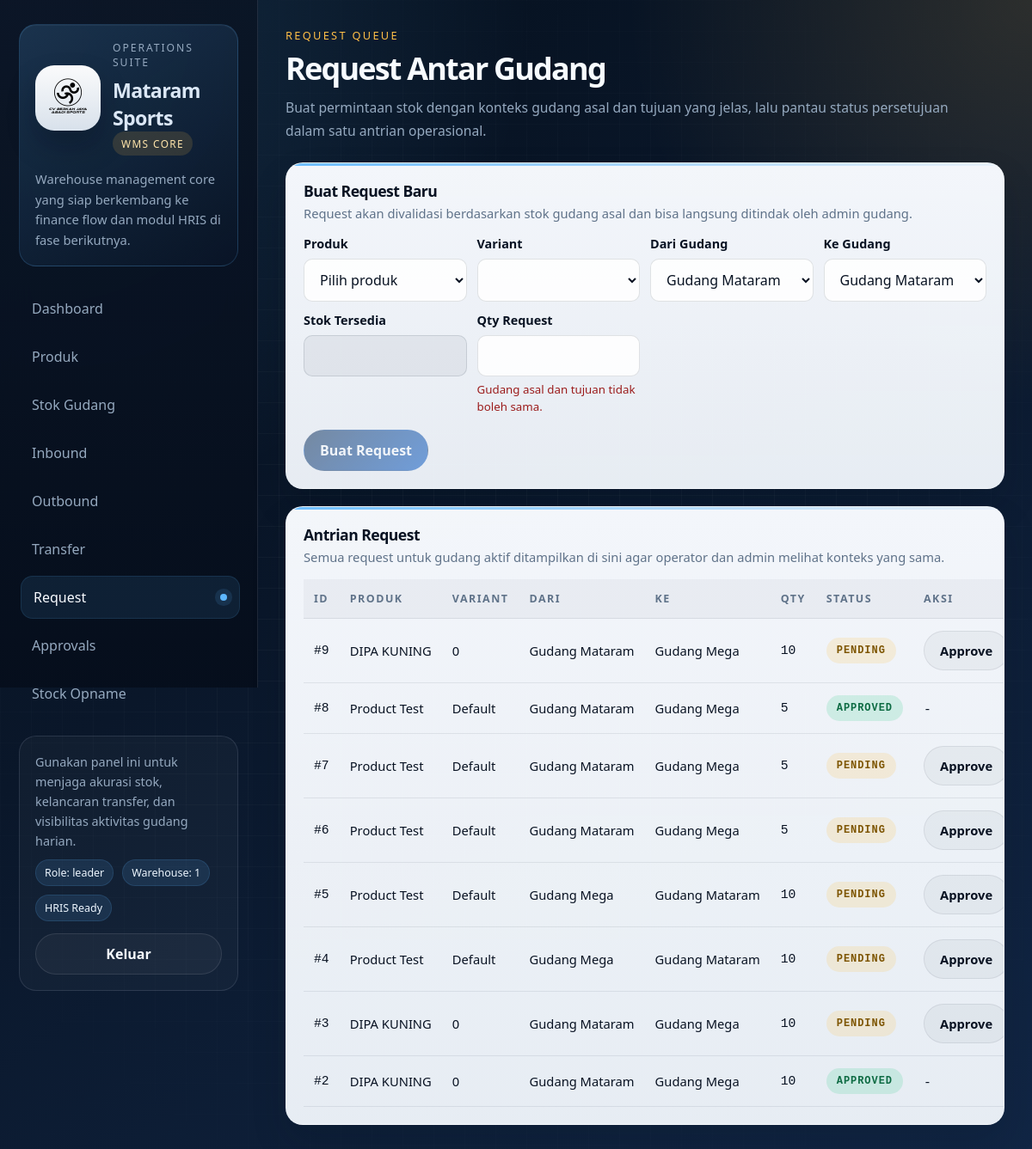
Before: /request/ (signed in) with the older database file.
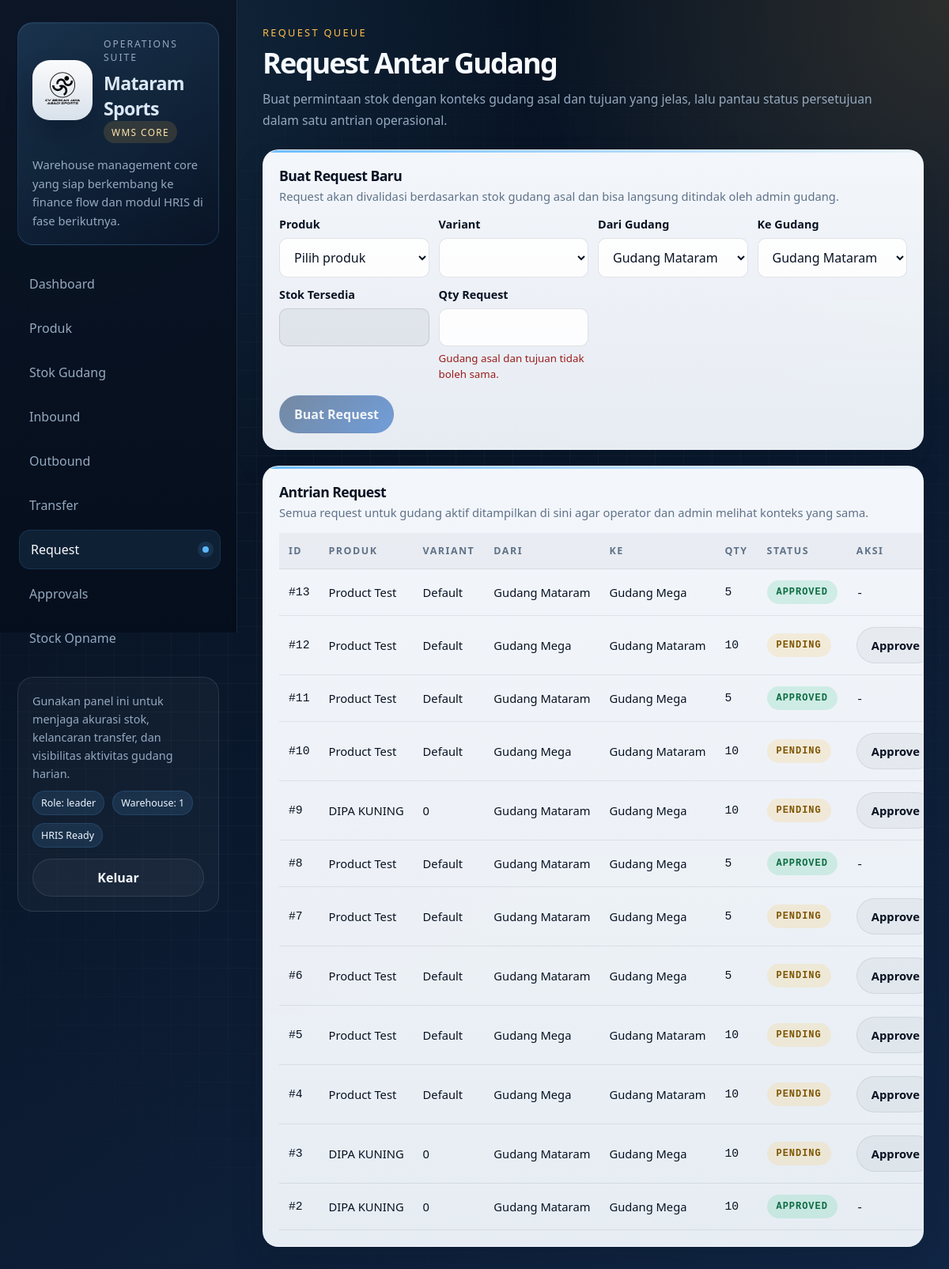
After: the same page with the newer database file.
### tables this page shows
CREATE TABLE requests(
    id INTEGER PRIMARY KEY AUTOINCREMENT,
    product_id INTEGER,
    variant_id INTEGER,
    from_warehouse INTEGER,
    to_warehouse INTEGER,
    qty INTEGER,

    status TEXT DEFAULT 'pending',
    reason TEXT,

    created_at TIMESTAMP DEFAULT CURRENT_TIMESTAMP,
    approved_at TIMESTAMP,
    approved_by INTEGER
, requested_by INTEGER);

CREATE TABLE products(
    id INTEGER PRIMARY KEY AUTOINCREMENT,
    sku TEXT UNIQUE,
    name TEXT,
    category_id INTEGER,
    FOREIGN KEY(category_id) REFERENCES categories(id)
);

CREATE TABLE product_variants(
    id INTEGER PRIMARY KEY AUTOINCREMENT,
    product_id INTEGER,
    variant TEXT, price_retail REAL DEFAULT 0, price_discount REAL DEFAULT 0, price_nett REAL DEFAULT 0,
    UNIQUE(product_id, variant),
    FOREIGN KEY(product_id) REFERENCES products(id) ON DELETE CASCADE
);

CREATE TABLE warehouses(
    id INTEGER PRIMARY KEY AUTOINCREMENT,
    name TEXT UNIQUE
);

### routes/request.py (the view, shortened to what this page needs)
@request_bp.route("/", methods=["GET", "POST"])
def request_barang():
    db = get_db()
    products = db.execute("""
        SELECT id, sku, name
        FROM products
        ORDER BY name
    """).fetchall()
    warehouses = db.execute("""
        SELECT * FROM warehouses ORDER BY name
    """).fetchall()
    warehouse_id = session.get("warehouse_id")
    if warehouse_id:
        rows = db.execute("""
        SELECT
            r.*,
            p.name as product_name,
            v.variant,
            w1.name as from_name,
            w2.name as to_name
        FROM requests r
        JOIN products p ON r.product_id = p.id
        JOIN product_variants v ON r.variant_id = v.id
        JOIN warehouses w1 ON r.from_warehouse = w1.id
        JOIN warehouses w2 ON r.to_warehouse = w2.id
        WHERE (r.from_warehouse=? OR r.to_warehouse=?)
        ORDER BY r.id DESC
        """, (warehouse_id, warehouse_id)).fetchall()
    requests_data = [dict(r) for r in rows]
    return render_template(
        "request.html",
        products=products,
        warehouses=warehouses,
        requests=requests_data,
        warehouse_id=warehouse_id
    )

### database.py (called while the page is built)
def get_db():
    db = g.get("db")
    if db is None:
        db_path = current_app.config["DATABASE"]
        db_dir = os.path.dirname(db_path)
        if db_dir and not os.path.exists(db_dir):
            os.makedirs(db_dir, exist_ok=True)
        db = sqlite3.connect(
            db_path,
            timeout=30,
            check_same_thread=False,
            isolation_level=None  # 🔥 AUTO COMMIT MODE
        )
        db.row_factory = sqlite3.Row
        try:
            db.execute("PRAGMA foreign_keys = ON")
            db.execute("PRAGMA journal_mode = WAL")
            db.execute("PRAGMA synchronous = NORMAL")
            db.execute("PRAGMA temp_store = MEMORY")
            db.execute("PRAGMA busy_timeout = 30000")  # 🔥 WAIT LOCK
        except:
            pass
        g.db = db
    return db

### templates/request.html (shortened to what this page needs)
{% extends "base.html" %}
{% block eyebrow %}Request Queue{% endblock %}
{% block page_title %}Request Antar Gudang{% endblock %}
{% block page_subtitle %}Buat permintaan stok dengan konteks gudang asal dan tujuan yang jelas, lalu pantau status persetujuan dalam satu antrian operasional.{% endblock %}
{% block content %}
<div class="form-box">
    <div class="section-title">
        <div>
            <h2>Buat Request Baru</h2>
            <p>Request akan divalidasi berdasarkan stok gudang asal dan bisa langsung ditindak oleh admin gudang.</p>
        </div>
    </div>
    <form method="POST">
        <div class="form-grid">
            <div>
                <label>Produk</label>
                <select id="product" name="product_id" required>
                    <option value="">Pilih produk</option>
                </select>
            </div>
            <div>
                <label>Variant</label>
                <select id="variant" name="variant_id" required></select>
            </div>
            <div>
                <label>Dari Gudang</label>
                <select id="from_wh" name="from_warehouse" required>
                    {% for w in warehouses %}
                    <option value="{{ w.id }}" {% if w.id == warehouse_id %}selected{% endif %}>{{ w.name }}</option>
                    {% endfor %}
                </select>
            </div>
            <div>
                <label>Ke Gudang</label>
                <select id="to_wh" name="to_warehouse" required>
                    {% for w in warehouses %}
                    <option value="{{ w.id }}">{{ w.name }}</option>
                    {% endfor %}
                </select>
            </div>
            <div>
                <label>Stok Tersedia</label>
                <input id="stock" readonly>
            </div>
            <div>
                <label>Qty Request</label>
                <input type="number" id="qty" name="qty" min="1" required>
                <small id="warn" class="stock-empty"></small>
            </div>
        </div>
        <div class="split-actions" style="margin-top:16px;">
            <button id="btn" type="submit">Buat Request</button>
        </div>
    </form>
</div>
<div class="table-box">
    <div class="section-title">
        <div>
            <h2>Antrian Request</h2>
            <p>Semua request untuk gudang aktif ditampilkan di sini agar operator dan admin melihat konteks yang sama.</p>
        </div>
    </div>
    {% if requests %}
    <table>
        <thead>
            <tr>
                <th>ID</th>
                <th>Produk</th>
                <th>Variant</th>
                <th>Dari</th>
                <th>Ke</th>
                <th>Qty</th>
                <th>Status</th>
                <th>Aksi</th>
            </tr>
        </thead>
        <tbody>
            {% for r in requests %}
            <tr>
                <td class="mono">#{{ r.id }}</td>
                <td>{{ r.product_name }}</td>
                <td>{{ r.variant }}</td>
                <td>{{ r.from_name }}</td>
                <td>{{ r.to_name }}</td>
                <td class="mono">{{ r.qty }}</td>
                <td>
                    <span class="badge {{ r.status }}">{{ r.status }}</span>
                </td>
                <td>
                    {% if r.status == "pending" and session.get("role") in ["leader", "owner", "super_admin", "admin"] %}
                    <form method="POST" action="/request/approve/{{ r.id }}">
                        <button type="submit" class="ghost-button" onclick="return confirm('Setujui request ini?')">Approve</button>
                    </form>
                    {% else %}
                    <span class="mono">-</span>
                    {% endif %}
                </td>
            </tr>
            {% endfor %}
        </tbody>
    </table>
    {% else %}
    <div class="empty-state">Belum ada request yang tercatat untuk gudang aktif.</div>
    {% endif %}
</div>
{% endblock %}

### templates/base.html (shortened to what this page needs)
<!DOCTYPE html>
<html lang="id">
<head>
<link rel="stylesheet" href="/static/css/dashboard.css">
</head>
<body>
<div class="layout">
<aside class="sidebar" id="menu">
    <div class="brand-block">
        <div class="brand-lockup">
            <div class="brand-mark">
                <img src="/static/brand/mataram-logo.png" alt="Mataram Sports logo">
            </div>
            <div class="brand-meta">
                <p class="brand-kicker">Operations Suite</p>
                <h2 class="brand-title">Mataram Sports</h2>
                <span class="suite-chip">WMS Core</span>
            </div>
        </div>
        <p class="brand-copy">Warehouse management core yang siap berkembang ke finance flow dan modul HRIS di fase berikutnya.</p>
    </div>
    <nav>
        <a href="/" class="{% if request.path == '/' %}active{% endif %}">Dashboard</a>
        <a href="/products" class="{% if request.path.startswith('/products') %}active{% endif %}">Produk</a>
        <a href="/stock" class="{% if request.path.startswith('/stock') %}active{% endif %}">Stok Gudang</a>
        <a href="/inbound" class="{% if request.path.startswith('/inbound') %}active{% endif %}">Inbound</a>
        <a href="/outbound" class="{% if request.path.startswith('/outbound') %}active{% endif %}">Outbound</a>
        <a href="/transfers" class="{% if request.path.startswith('/transfers') %}active{% endif %}">Transfer</a>
        <a href="/request" class="{% if request.path.startswith('/request') %}active{% endif %}">Request</a>
        {% if session.get("role") in ["leader", "owner", "super_admin"] %}
        <a href="/approvals" class="{% if request.path.startswith('/approvals') %}active{% endif %}">Approvals</a>
        {% endif %}
        <a href="/so" class="{% if request.path.startswith('/so') %}active{% endif %}">Stock Opname</a>
    </nav>
    <div class="sidebar-footer">
        <p>Gunakan panel ini untuk menjaga akurasi stok, kelancaran transfer, dan visibilitas aktivitas gudang harian.</p>
        <div class="status-row">
            <span class="status-pill">Role: {{ session.get("role", "guest") }}</span>
            <span class="status-pill">Warehouse: {{ session.get("warehouse_id", "-") }}</span>
            <span class="status-pill">HRIS Ready</span>
        </div>
        <form method="GET" action="/logout" style="margin-top:14px;">
            <button type="submit" class="ghost-button" style="width:100%;">Keluar</button>
        </form>
    </div>
</aside>
<main class="main">
    <section class="page-hero">
        <div class="page-hero-text">
            <p class="page-eyebrow">{% block eyebrow %}Operational Workspace{% endblock %}</p>
            <h1>{% block page_title %}Mataram Sports WMS{% endblock %}</h1>
            <p class="page-subtitle">{% block page_subtitle %}Satu workspace terpadu untuk memonitor stok, transaksi barang, dan kualitas operasional gudang.{% endblock %}</p>
        </div>
    </section>
    {% block content %}{% endblock %}
</main>
</div>
</body>
</html>

Changed rows visible on the page:
added requests: id "13", product_name "Product Test", variant "Default", from_name "Gudang Mataram", to_name "Gudang Mega", qty "5", status "APPROVED"
added requests: id "12", product_name "Product Test", variant "Default", from_name "Gudang Mega", to_name "Gudang Mataram", qty "10", status "PENDING"
added requests: id "11", product_name "Product Test", variant "Default", from_name "Gudang Mataram", to_name "Gudang Mega", qty "5", status "APPROVED"
added requests: id "10", product_name "Product Test", variant "Default", from_name "Gudang Mega", to_name "Gudang Mataram", qty "10", status "PENDING"
